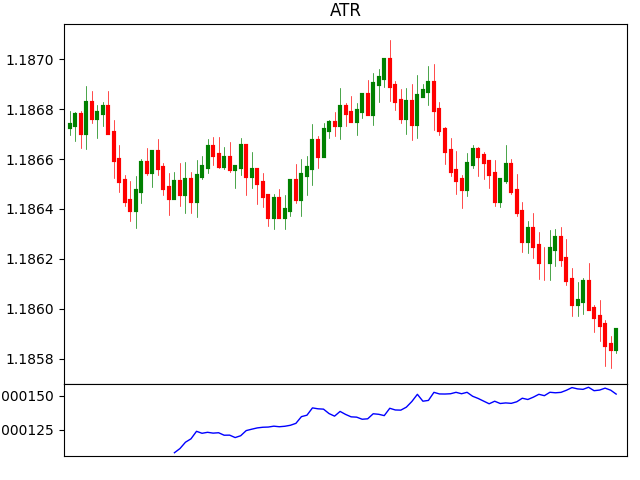

Source code (Python):
import matplotlib
matplotlib.use('TkAgg')
import matplotlib.pyplot as plt
from datetime import datetime,timedelta
import numpy as np
import pandas as pd
import random
import indicator as indi

class ATR:
    def __init__(self):
        self.n=100
        self.fig=plt.figure()
        self.title='ATR'
        self.calc_type='pandas'   #'dict' or 'pandas'
        self.indi=indi

    def set_variables(self):
        variables=['time','open','high','low','close']
        var={i:[] for i in variables}
        return var

    def print_data(self,var):
        print(len(var['time']),var['time'][-1],f"O:{var['open'][-1]:.5f}",f"H:{var['high'][-1]:.5f}"
              f"L:{var['low'][-1]:.5f}",f"C:{var['close'][-1]:.5f}")

    def get_data(self,var):
        for i in range(self.n):
            t=(datetime.now()+timedelta(minutes=i)).strftime('%d-%m-%Y %H:%M:%S')
            var['time'].append(t)

            if len(var['open'])==0:
                var['open'].append(random.uniform(1,1.2))
                up_close=var['open'][-1]*(1+0.0001)
                down_close=var['open'][-1]*(1-0.0001)
                var['close'].append(random.uniform(down_close,up_close))
            else:
                var['open'].append(var['close'][-1])
                up_close=var['open'][-1]*(1+0.0001)
                down_close=var['open'][-1]*(1-0.0001)
                var['close'].append(random.uniform(down_close,up_close))
        
            if var['open'][-1]<var['close'][-1]:
                price1=var['close'][-1]
                price2=var['open'][-1]
            elif var['open'][-1]>var['close'][-1]:
                price1=var['open'][-1]
                price2=var['close'][-1]
            high=random.uniform(price1,price1*(1+0.00007))
            low=random.uniform(price2,price2*(1-0.00007))
            var['high'].append(high)
            var['low'].append(low)

            #ATR:
            if self.calc_type=='dict':
                self.indi.atr_dict(20,var)

            self.print_data(var)
        
        if self.calc_type=='pandas':
            self.indi.atr_pandas(20,var)

    def plot_data(self,var):
        self.fig.subplots_adjust(top=0.95,bottom=0.05,right=0.98,left=0.1,hspace=0,wspace=0)
        ax=self.fig.add_gridspec(6,1)
        ax1=self.fig.add_subplot(ax[0:5,:])
        ax2=self.fig.add_subplot(ax[5:6,:])

        ax1.clear()
        ax1.set_xticks([])
        ax1.set_title(self.title)
        ax1.set_xlim(-1,self.n+1)
        #ax1.set_ylim(min(var['low']),max(var['high']))

        for i in range(len(var['time'])):
            if var['open'][i]>var['close'][i]:
                ccolor='r'
            elif var['open'][i]<var['close'][i]:
                ccolor='g'
            else:
                ccolor='gray'
            ax1.plot([var['time'][i]]*2,[var['open'][i],var['close'][i]],c=ccolor,lw=3)
            ax1.plot([var['time'][i]]*2,[var['high'][i],var['low'][i]],c=ccolor,lw=0.5)

        #plot ATR:
        ax2.clear()
        ax2.set_xticks([])
        ax2.set_xlim(-1,self.n+1)
        ax2.plot(var['time'],var[f'atr20'],c='b',lw=1)

        plt.show()


obj=ATR()
var=obj.set_variables()
obj.get_data(var)
obj.plot_data(var)
